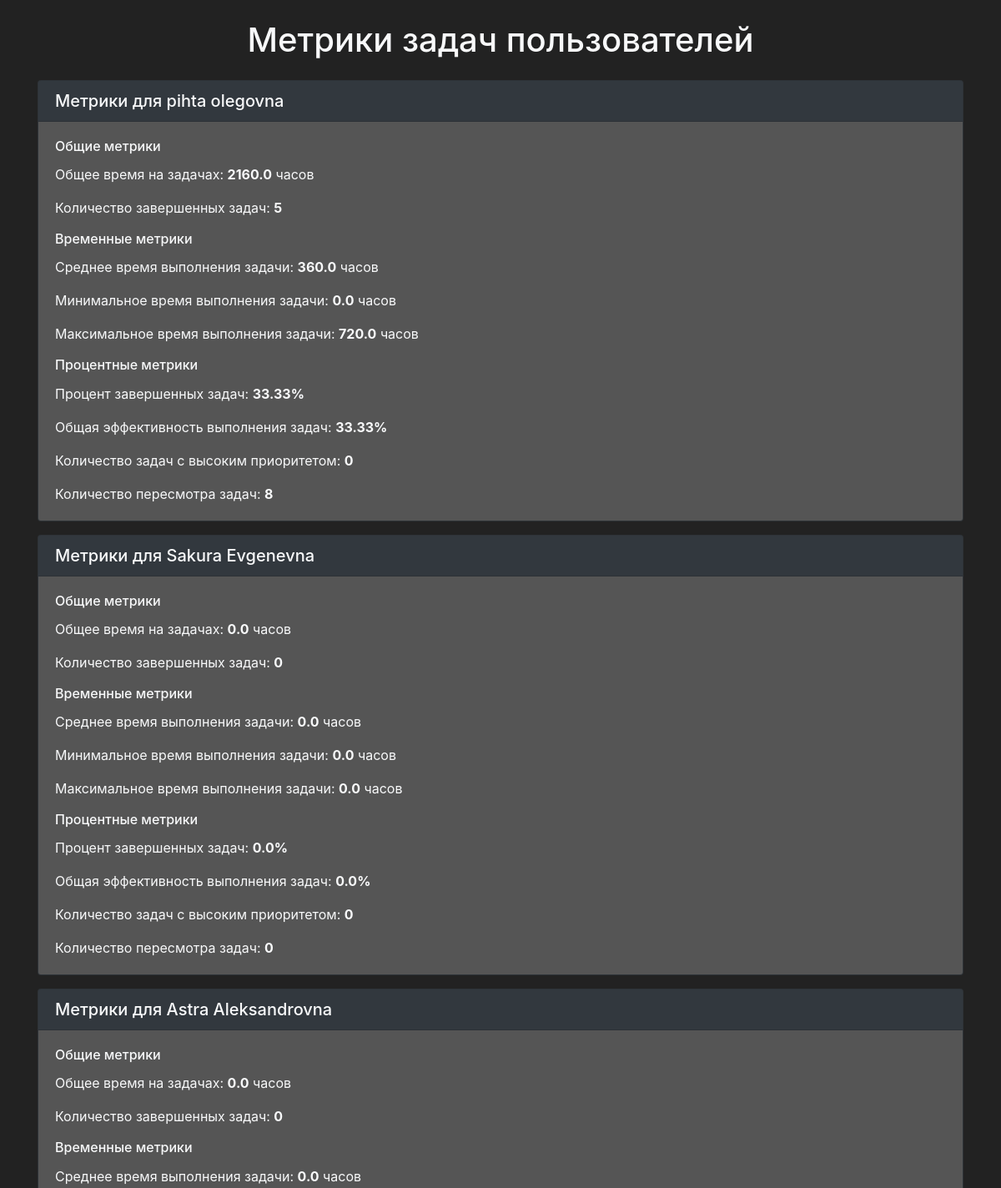
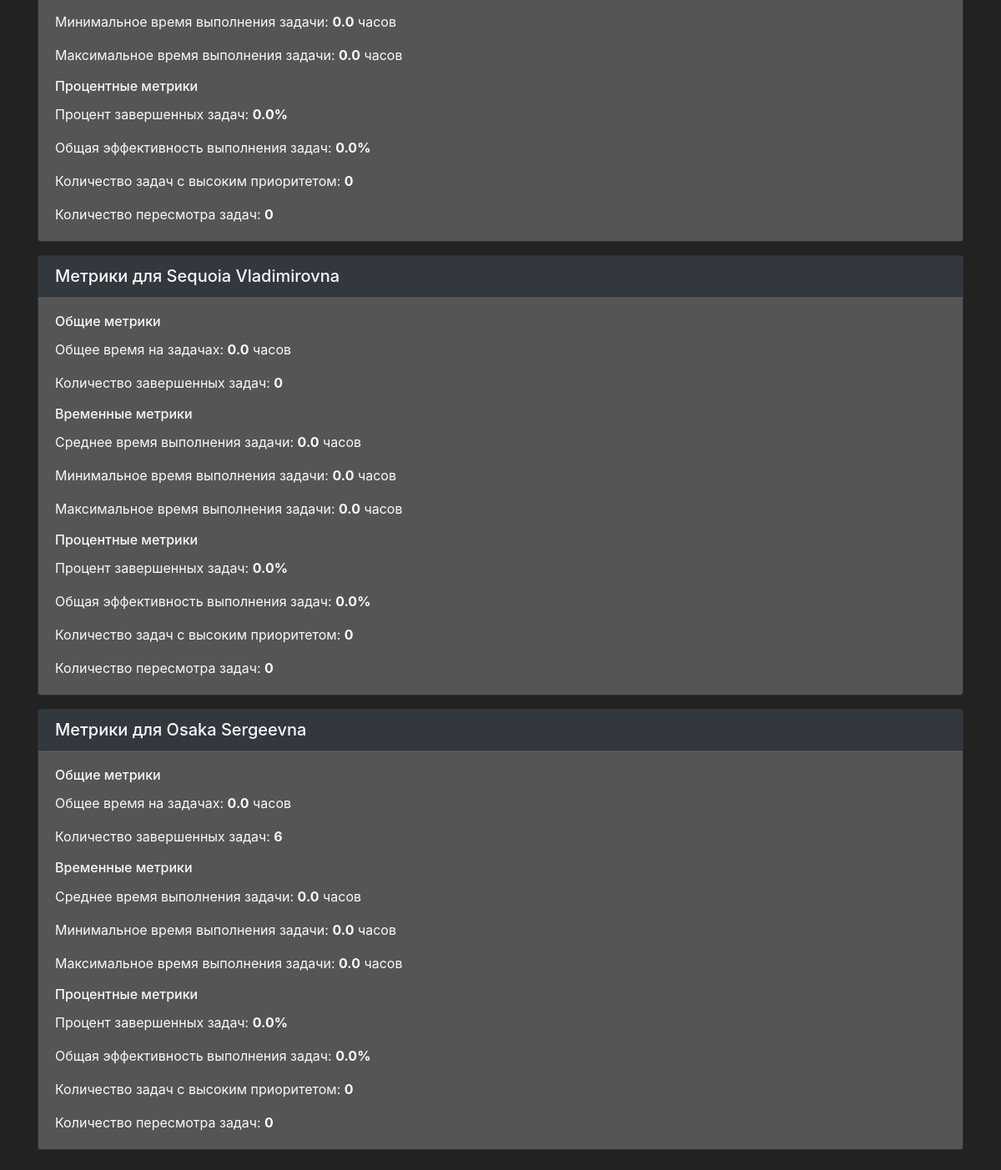
The page /metrics/ on the database its author committed (2 pictures, top to bottom).
### pms/models.py (models this page shows, shortened)
class UserTaskMetric(models.Model):
    user = models.OneToOneField(User, on_delete=models.CASCADE)
    total_time_hours = models.FloatField()
    completed_tasks_count = models.IntegerField()
    average_task_completion_time = models.FloatField(default=0)
    min_task_completion_time = models.FloatField(default=0)
    max_task_completion_time = models.FloatField(default=0)
    completed_task_percentage = models.FloatField(default=0)
    on_time_completion_percentage = models.FloatField(default=0)
    high_priority_tasks_count = models.IntegerField(default=0)
    task_efficiency = models.FloatField(default=0)
    task_revisions_count = models.IntegerField(default=0)

class User(AbstractBaseUser, PermissionsMixin):
    user_id = models.AutoField(primary_key=True)
    email = models.EmailField(unique=True)
    name = models.TextField()
    second_name = models.TextField()
    third_name = models.TextField(null=True, blank=True)
    position = models.ForeignKey("Position", on_delete=models.CASCADE, null=True, blank=True)
    is_active = models.BooleanField(default=True)
    is_staff = models.BooleanField(default=False)
    is_hidden = models.BooleanField(default=False)
    profile_photo = models.ImageField(upload_to='user_photos/', null=True, blank=True)
    USERNAME_FIELD = 'email'
    REQUIRED_FIELDS = ['name', 'second_name', 'third_name']
    objects = UserManager()
    def __str__(self):
        return f"{self.name} {self.second_name}"

### pms/views.py (the view)
# urls.py: path('metrics/',views.user_metrics_view, name='user_metrics'),
def user_metrics_view(request):
    metrics = UserTaskMetric.objects.all()
    return render(request, 'user_metrics.html', {'metrics': metrics})

### templates/user_metrics.html (shortened to what this page needs)
<!DOCTYPE html>
<html lang="ru">
<head>
    {% load static %}
    <link rel="stylesheet" href="{% static 'styles.css' %}"/>
    <link rel="stylesheet" href="{% static 'bootstrap.css' %}"/>
    <link rel="stylesheet" href="https://cdnjs.cloudflare.com/ajax/libs/font-awesome/5.15.4/css/all.min.css">
</head>
<body class="darkbg text-light">
<div class="container my-4">
    <h1 class="text-center mb-4">Метрики задач пользователей</h1>
    {% for metric in metrics %}
    <div class="card mb-3 bg-dark">
        <div class="card-header">
            <h5 class="mb-0">Метрики для {{ metric.user }}</h5>
        </div>
        <div class="card-body">
            <h6 class="card-title">Общие метрики</h6>
            <p class="card-text">Общее время на задачах: <strong>{{ metric.total_time_hours }}</strong> часов</p>
            <p class="card-text">Количество завершенных задач: <strong>{{ metric.completed_tasks_count }}</strong></p>
            <h6 class="card-title">Временные метрики</h6>
            <p class="card-text">Среднее время выполнения задачи: <strong>{{ metric.average_task_completion_time }}</strong> часов</p>
            <p class="card-text">Минимальное время выполнения задачи: <strong>{{ metric.min_task_completion_time }}</strong> часов</p>
            <p class="card-text">Максимальное время выполнения задачи: <strong>{{ metric.max_task_completion_time }}</strong> часов</p>
            <h6 class="card-title">Процентные метрики</h6>
            <p class="card-text">Процент завершенных задач: <strong>{{ metric.completed_task_percentage }}%</strong></p>
            <p class="card-text">Общая эффективность выполнения задач: <strong>{{ metric.task_efficiency }}%</strong></p>
            <p class="card-text">Количество задач с высоким приоритетом: <strong>{{ metric.high_priority_tasks_count }}</strong></p>
            <p class="card-text">Количество пересмотра задач: <strong>{{ metric.task_revisions_count }}</strong></p>
        </div>
    </div>
    {% empty %}
    <div class="alert alert-warning">Нет доступных метрик.</div>
    {% endfor %}
</div>
</body>
</html>

### static/styles.css (style rules this page uses)
.card-body, .card { background: rgb(85, 85, 85); }
.card { border-radius: 10px; border: 25px black; overflow: hidden; background: rgb(85, 85, 85) !important; }
.darkbg { background-color: rgb(34, 34, 34); }

### rows shown on the page
UserTaskMetric: user "pihta olegovna", total_time_hours "2160.0", completed_tasks_count "5", average_task_completion_time "360.0", min_task_completion_time "0.0", max_task_completion_time "720.0", completed_task_percentage "33.33", task_efficiency "33.33", high_priority_tasks_count "0", task_revisions_count "8"
UserTaskMetric: user "Sakura Evgenevna", total_time_hours "0.0", completed_tasks_count "0", average_task_completion_time "0.0", min_task_completion_time "0.0", max_task_completion_time "0.0", completed_task_percentage "0.0", task_efficiency "0.0", high_priority_tasks_count "0", task_revisions_count "0"
UserTaskMetric: user "Astra Aleksandrovna", total_time_hours "0.0", completed_tasks_count "0", average_task_completion_time "0.0", min_task_completion_time "0.0", max_task_completion_time "0.0", completed_task_percentage "0.0", task_efficiency "0.0", high_priority_tasks_count "0", task_revisions_count "0"
UserTaskMetric: user "Sequoia Vladimirovna", total_time_hours "0.0", completed_tasks_count "0", average_task_completion_time "0.0", min_task_completion_time "0.0", max_task_completion_time "0.0", completed_task_percentage "0.0", task_efficiency "0.0", high_priority_tasks_count "0", task_revisions_count "0"
UserTaskMetric: user "Osaka Sergeevna", total_time_hours "0.0", completed_tasks_count "6", average_task_completion_time "0.0", min_task_completion_time "0.0", max_task_completion_time "0.0", completed_task_percentage "0.0", task_efficiency "0.0", high_priority_tasks_count "0", task_revisions_count "0"
